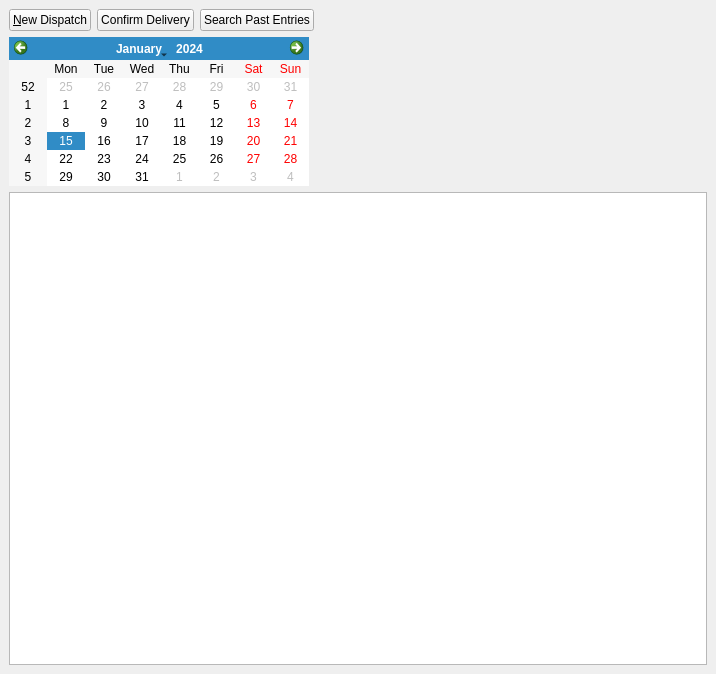
<?xml version="1.0" encoding="UTF-8"?>
<ui version="4.0">
 <class>DispatchMainWindow</class>
 <widget class="QMainWindow" name="DispatchMainWindow">
  <property name="geometry">
   <rect>
    <x>0</x>
    <y>0</y>
    <width>716</width>
    <height>674</height>
   </rect>
  </property>
  <property name="windowTitle">
   <string>Dispatch</string>
  </property>
  <property name="windowIcon">
   <iconset resource="dispatch_res.qrc">
    <normaloff>:/icons/truck-icon.png</normaloff>:/icons/truck-icon.png</iconset>
  </property>
  <widget class="QWidget" name="centralwidget">
   <layout class="QVBoxLayout" name="verticalLayout">
    <item>
     <layout class="QHBoxLayout" name="horizontalLayout">
      <item>
       <widget class="QPushButton" name="cmdNewDispatch">
        <property name="text">
         <string>&amp;New Dispatch</string>
        </property>
        <property name="icon">
         <iconset resource="dispatch_res.qrc">
          <normaloff>:/icons/new.png</normaloff>:/icons/new.png</iconset>
        </property>
       </widget>
      </item>
      <item>
       <widget class="QPushButton" name="pushButton_2">
        <property name="text">
         <string>Confirm Delivery</string>
        </property>
       </widget>
      </item>
      <item>
       <widget class="QPushButton" name="cmdSearchPastEntries">
        <property name="text">
         <string>Search Past Entries</string>
        </property>
       </widget>
      </item>
      <item>
       <spacer name="horizontalSpacer">
        <property name="orientation">
         <enum>Qt::Horizontal</enum>
        </property>
        <property name="sizeHint" stdset="0">
         <size>
          <width>40</width>
          <height>20</height>
         </size>
        </property>
       </spacer>
      </item>
     </layout>
    </item>
    <item>
     <layout class="QHBoxLayout" name="horizontalLayout_2">
      <item>
       <widget class="QCalendarWidget" name="calDispatchDate">
        <property name="maximumSize">
         <size>
          <width>300</width>
          <height>16777215</height>
         </size>
        </property>
       </widget>
      </item>
      <item>
       <spacer name="horizontalSpacer_2">
        <property name="orientation">
         <enum>Qt::Horizontal</enum>
        </property>
        <property name="sizeHint" stdset="0">
         <size>
          <width>40</width>
          <height>20</height>
         </size>
        </property>
       </spacer>
      </item>
     </layout>
    </item>
    <item>
     <widget class="CustomQueryView" name="trvDispatch">
      <property name="sizePolicy">
       <sizepolicy hsizetype="Expanding" vsizetype="Expanding">
        <horstretch>0</horstretch>
        <verstretch>3</verstretch>
       </sizepolicy>
      </property>
     </widget>
    </item>
   </layout>
  </widget>
 </widget>
 <customwidgets>
  <customwidget>
   <class>CustomQueryView</class>
   <extends>QTreeView</extends>
   <header>customqueryview.h</header>
  </customwidget>
 </customwidgets>
 <resources>
  <include location="dispatch_res.qrc"/>
 </resources>
 <connections/>
</ui>
